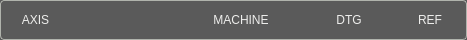
         <widget class="QFrame" name="frame">
          <property name="sizePolicy">
           <sizepolicy hsizetype="Preferred" vsizetype="Fixed">
            <horstretch>0</horstretch>
            <verstretch>0</verstretch>
           </sizepolicy>
          </property>
          <property name="minimumSize">
           <size>
            <width>0</width>
            <height>40</height>
           </size>
          </property>
          <property name="maximumSize">
           <size>
            <width>16777215</width>
            <height>40</height>
           </size>
          </property>
          <property name="styleSheet">
           <string notr="true">.QFrame{
    border-style: solid;
    border-color: rgb(176, 179,172);
    border-width: 1px;
    border-radius: 4px;
    background-color: rgb(90, 90, 90);
    padding: -5px;
}</string>
          </property>
          <property name="frameShape">
           <enum>QFrame::Shape::StyledPanel</enum>
          </property>
          <property name="frameShadow">
           <enum>QFrame::Shadow::Raised</enum>
          </property>
          <layout class="QHBoxLayout" name="horizontalLayout_144">
           <property name="spacing">
            <number>8</number>
           </property>
           <property name="leftMargin">
            <number>15</number>
           </property>
           <property name="rightMargin">
            <number>20</number>
           </property>
           <item>
            <widget class="StatusLabel" name="axis_column_header">
             <property name="sizePolicy">
              <sizepolicy hsizetype="Fixed" vsizetype="Fixed">
               <horstretch>0</horstretch>
               <verstretch>0</verstretch>
              </sizepolicy>
             </property>
             <property name="minimumSize">
              <size>
               <width>60</width>
               <height>17</height>
              </size>
             </property>
             <property name="maximumSize">
              <size>
               <width>60</width>
               <height>17</height>
              </size>
             </property>
             <property name="styleSheet">
              <string notr="true">QLabel{
    color: rgb(238, 238, 236);
	font: 16pt &quot;Bebas Kai&quot;;
    padding-left: 1px;
    padding-right: 20px;
}</string>
             </property>
             <property name="text">
              <string>AXIS</string>
             </property>
             <property name="alignment">
              <set>Qt::AlignmentFlag::AlignCenter</set>
             </property>
             <property name="rules" stdset="0">
              <string>[]</string>
             </property>
            </widget>
           </item>
           <item>
            <widget class="StatusLabel" name="work_column_header">
             <property name="sizePolicy">
              <sizepolicy hsizetype="Fixed" vsizetype="Fixed">
               <horstretch>0</horstretch>
               <verstretch>0</verstretch>
              </sizepolicy>
             </property>
             <property name="minimumSize">
              <size>
               <width>100</width>
               <height>17</height>
              </size>
             </property>
             <property name="maximumSize">
              <size>
               <width>100</width>
               <height>17</height>
              </size>
             </property>
             <property name="styleSheet">
              <string notr="true">QLabel{
    color: rgb(238, 238, 236);
	font: 16pt &quot;Bebas Kai&quot;;
    padding-left: 6px;
}</string>
             </property>
             <property name="alignment">
              <set>Qt::AlignmentFlag::AlignCenter</set>
             </property>
             <property name="rules" stdset="0">
              <string>[{&quot;channels&quot;: [{&quot;url&quot;: &quot;status:g5x_index?text&quot;, &quot;trigger&quot;: true}], &quot;property&quot;: &quot;Text&quot;, &quot;expression&quot;: &quot;ch[0] + ' WORK'\n&quot;, &quot;name&quot;: &quot;WCS Header&quot;}]</string>
             </property>
            </widget>
           </item>
           <item>
            <widget class="QLabel" name="machine_column_header">
             <property name="enabled">
              <bool>false</bool>
             </property>
             <property name="sizePolicy">
              <sizepolicy hsizetype="Fixed" vsizetype="Fixed">
               <horstretch>0</horstretch>
               <verstretch>0</verstretch>
              </sizepolicy>
             </property>
             <property name="minimumSize">
              <size>
               <width>100</width>
               <height>17</height>
              </size>
             </property>
             <property name="maximumSize">
              <size>
               <width>100</width>
               <height>17</height>
              </size>
             </property>
             <property name="styleSheet">
              <string notr="true">QLabel{
    color: rgb(238, 238, 236);
	font: 16pt &quot;Bebas Kai&quot;;
}</string>
             </property>
             <property name="text">
              <string>MACHINE</string>
             </property>
             <property name="alignment">
              <set>Qt::AlignmentFlag::AlignCenter</set>
             </property>
            </widget>
           </item>
           <item>
            <widget class="QLabel" name="dtg_column_header">
             <property name="sizePolicy">
              <sizepolicy hsizetype="Fixed" vsizetype="Fixed">
               <horstretch>0</horstretch>
               <verstretch>0</verstretch>
              </sizepolicy>
             </property>
             <property name="minimumSize">
              <size>
               <width>100</width>
               <height>17</height>
              </size>
             </property>
             <property name="maximumSize">
              <size>
               <width>100</width>
               <height>17</height>
              </size>
             </property>
             <property name="styleSheet">
              <string notr="true">QLabel{
    color: rgb(238, 238, 236);
	font: 16pt &quot;Bebas Kai&quot;;
}</string>
             </property>
             <property name="text">
              <string>DTG</string>
             </property>
             <property name="alignment">
              <set>Qt::AlignmentFlag::AlignCenter</set>
             </property>
            </widget>
           </item>
           <item>
            <widget class="StatusLabel" name="ref_column_header">
             <property name="sizePolicy">
              <sizepolicy hsizetype="Fixed" vsizetype="Fixed">
               <horstretch>0</horstretch>
               <verstretch>0</verstretch>
              </sizepolicy>
             </property>
             <property name="minimumSize">
              <size>
               <width>40</width>
               <height>17</height>
              </size>
             </property>
             <property name="maximumSize">
              <size>
               <width>40</width>
               <height>17</height>
              </size>
             </property>
             <property name="styleSheet">
              <string notr="true">QLabel{
    color: rgb(238, 238, 236);
	font: 16pt &quot;Bebas Kai&quot;;
    padding-left: 6px;
}</string>
             </property>
             <property name="text">
              <string>REF</string>
             </property>
             <property name="alignment">
              <set>Qt::AlignmentFlag::AlignCenter</set>
             </property>
             <property name="rules" stdset="0">
              <string>[]</string>
             </property>
            </widget>
           </item>
          </layout>
         </widget>
